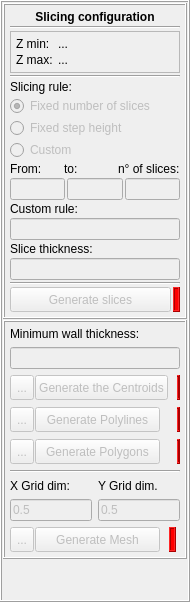
        <widget class="QFrame" name="frame_5">
         <property name="enabled">
          <bool>true</bool>
         </property>
         <property name="minimumSize">
          <size>
           <width>190</width>
           <height>0</height>
          </size>
         </property>
         <property name="maximumSize">
          <size>
           <width>190</width>
           <height>16777215</height>
          </size>
         </property>
         <property name="frameShape">
          <enum>QFrame::Box</enum>
         </property>
         <property name="frameShadow">
          <enum>QFrame::Raised</enum>
         </property>
         <layout class="QVBoxLayout" name="verticalLayout">
          <property name="spacing">
           <number>1</number>
          </property>
          <property name="leftMargin">
           <number>1</number>
          </property>
          <property name="topMargin">
           <number>1</number>
          </property>
          <property name="rightMargin">
           <number>1</number>
          </property>
          <property name="bottomMargin">
           <number>1</number>
          </property>
          <item>
           <widget class="QFrame" name="frame_6">
            <property name="enabled">
             <bool>true</bool>
            </property>
            <property name="frameShape">
             <enum>QFrame::Box</enum>
            </property>
            <property name="frameShadow">
             <enum>QFrame::Raised</enum>
            </property>
            <layout class="QVBoxLayout" name="verticalLayout_7">
             <property name="spacing">
              <number>2</number>
             </property>
             <property name="leftMargin">
              <number>5</number>
             </property>
             <property name="topMargin">
              <number>5</number>
             </property>
             <property name="rightMargin">
              <number>5</number>
             </property>
             <property name="bottomMargin">
              <number>5</number>
             </property>
             <item>
              <widget class="QLabel" name="label_sliceconfig">
               <property name="enabled">
                <bool>true</bool>
               </property>
               <property name="text">
                <string>&lt;html&gt;&lt;head/&gt;&lt;body&gt;&lt;p&gt;&lt;span style=&quot; font-weight:600;&quot;&gt;Slicing configuration&lt;/span&gt;&lt;/p&gt;&lt;/body&gt;&lt;/html&gt;</string>
               </property>
               <property name="alignment">
                <set>Qt::AlignCenter</set>
               </property>
              </widget>
             </item>
             <item>
              <widget class="Line" name="line_3">
               <property name="enabled">
                <bool>true</bool>
               </property>
               <property name="orientation">
                <enum>Qt::Horizontal</enum>
               </property>
              </widget>
             </item>
             <item alignment="Qt::AlignTop">
              <widget class="QFrame" name="frame_7">
               <property name="enabled">
                <bool>true</bool>
               </property>
               <property name="frameShape">
                <enum>QFrame::StyledPanel</enum>
               </property>
               <property name="frameShadow">
                <enum>QFrame::Raised</enum>
               </property>
               <layout class="QFormLayout" name="formLayout">
                <property name="horizontalSpacing">
                 <number>2</number>
                </property>
                <property name="verticalSpacing">
                 <number>2</number>
                </property>
                <property name="leftMargin">
                 <number>5</number>
                </property>
                <property name="topMargin">
                 <number>5</number>
                </property>
                <property name="rightMargin">
                 <number>5</number>
                </property>
                <property name="bottomMargin">
                 <number>5</number>
                </property>
                <item row="0" column="0">
                 <widget class="QLabel" name="label_zmin">
                  <property name="enabled">
                   <bool>true</bool>
                  </property>
                  <property name="text">
                   <string>&lt;html&gt;&lt;head/&gt;&lt;body&gt;&lt;p&gt;Z min: &lt;/p&gt;&lt;/body&gt;&lt;/html&gt;</string>
                  </property>
                 </widget>
                </item>
                <item row="0" column="1">
                 <widget class="QLabel" name="label_zmin_value">
                  <property name="enabled">
                   <bool>true</bool>
                  </property>
                  <property name="text">
                   <string>&lt;html&gt;&lt;head/&gt;&lt;body&gt;&lt;p&gt;...&lt;/p&gt;&lt;/body&gt;&lt;/html&gt;</string>
                  </property>
                 </widget>
                </item>
                <item row="2" column="0">
                 <widget class="QLabel" name="label_zmax">
                  <property name="enabled">
                   <bool>true</bool>
                  </property>
                  <property name="text">
                   <string>&lt;html&gt;&lt;head/&gt;&lt;body&gt;&lt;p&gt;Z max: &lt;/p&gt;&lt;/body&gt;&lt;/html&gt;</string>
                  </property>
                 </widget>
                </item>
                <item row="2" column="1">
                 <widget class="QLabel" name="label_zmax_value">
                  <property name="enabled">
                   <bool>true</bool>
                  </property>
                  <property name="text">
                   <string>&lt;html&gt;&lt;head/&gt;&lt;body&gt;&lt;p&gt;...&lt;/p&gt;&lt;/body&gt;&lt;/html&gt;</string>
                  </property>
                 </widget>
                </item>
               </layout>
              </widget>
             </item>
             <item>
              <widget class="Line" name="line_4">
               <property name="enabled">
                <bool>true</bool>
               </property>
               <property name="orientation">
                <enum>Qt::Horizontal</enum>
               </property>
              </widget>
             </item>
             <item>
              <widget class="QLabel" name="label_slicrule">
               <property name="enabled">
                <bool>true</bool>
               </property>
               <property name="text">
                <string>&lt;html&gt;&lt;head/&gt;&lt;body&gt;&lt;p&gt;Slicing rule:&lt;/p&gt;&lt;/body&gt;&lt;/html&gt;</string>
               </property>
              </widget>
             </item>
             <item>
              <widget class="QRadioButton" name="rbtn_fixnum">
               <property name="enabled">
                <bool>false</bool>
               </property>
               <property name="text">
                <string>Fixed number of slices</string>
               </property>
               <property name="checked">
                <bool>true</bool>
               </property>
              </widget>
             </item>
             <item>
              <widget class="QRadioButton" name="rbtn_fixstep">
               <property name="enabled">
                <bool>false</bool>
               </property>
               <property name="text">
                <string>Fixed step height</string>
               </property>
              </widget>
             </item>
             <item>
              <widget class="QRadioButton" name="rbtn_custom_slices">
               <property name="enabled">
                <bool>false</bool>
               </property>
               <property name="text">
                <string>Custom</string>
               </property>
              </widget>
             </item>
             <item>
              <layout class="QHBoxLayout" name="horizontalLayout_4">
               <item>
                <widget class="QLabel" name="label_zfrom">
                 <property name="enabled">
                  <bool>true</bool>
                 </property>
                 <property name="text">
                  <string>&lt;html&gt;&lt;head/&gt;&lt;body&gt;&lt;p&gt;From:&lt;/p&gt;&lt;/body&gt;&lt;/html&gt;</string>
                 </property>
                </widget>
               </item>
               <item>
                <widget class="QLabel" name="label_zto">
                 <property name="enabled">
                  <bool>true</bool>
                 </property>
                 <property name="text">
                  <string>&lt;html&gt;&lt;head/&gt;&lt;body&gt;&lt;p&gt;to:&lt;/p&gt;&lt;/body&gt;&lt;/html&gt;</string>
                 </property>
                </widget>
               </item>
               <item>
                <widget class="QLabel" name="label_steporN">
                 <property name="enabled">
                  <bool>true</bool>
                 </property>
                 <property name="text">
                  <string>&lt;html&gt;&lt;head/&gt;&lt;body&gt;&lt;p&gt;n° of slices:&lt;/p&gt;&lt;/body&gt;&lt;/html&gt;</string>
                 </property>
                </widget>
               </item>
              </layout>
             </item>
             <item>
              <layout class="QHBoxLayout" name="horizontalLayout_5">
               <item>
                <widget class="QLineEdit" name="lineEdit_from">
                 <property name="enabled">
                  <bool>false</bool>
                 </property>
                </widget>
               </item>
               <item>
                <widget class="QLineEdit" name="lineEdit_to">
                 <property name="enabled">
                  <bool>false</bool>
                 </property>
                </widget>
               </item>
               <item>
                <widget class="QLineEdit" name="lineEdit_steporN">
                 <property name="enabled">
                  <bool>false</bool>
                 </property>
                </widget>
               </item>
              </layout>
             </item>
             <item>
              <widget class="QLabel" name="label_customrule">
               <property name="enabled">
                <bool>true</bool>
               </property>
               <property name="text">
                <string>&lt;html&gt;&lt;head/&gt;&lt;body&gt;&lt;p&gt;Custom rule:&lt;/p&gt;&lt;/body&gt;&lt;/html&gt;</string>
               </property>
              </widget>
             </item>
             <item>
              <widget class="QLineEdit" name="lineEdit_customslices">
               <property name="enabled">
                <bool>false</bool>
               </property>
              </widget>
             </item>
             <item>
              <widget class="QLabel" name="label_ztol">
               <property name="enabled">
                <bool>true</bool>
               </property>
               <property name="text">
                <string>&lt;html&gt;&lt;head/&gt;&lt;body&gt;&lt;p&gt;Slice thickness:&lt;/p&gt;&lt;/body&gt;&lt;/html&gt;</string>
               </property>
              </widget>
             </item>
             <item>
              <widget class="QLineEdit" name="lineEdit_thick">
               <property name="enabled">
                <bool>false</bool>
               </property>
              </widget>
             </item>
             <item>
              <widget class="Line" name="line_6">
               <property name="enabled">
                <bool>true</bool>
               </property>
               <property name="orientation">
                <enum>Qt::Horizontal</enum>
               </property>
              </widget>
             </item>
             <item>
              <layout class="QHBoxLayout" name="horizontalLayout_8">
               <item>
                <widget class="QPushButton" name="btn_gen_slices">
                 <property name="enabled">
                  <bool>false</bool>
                 </property>
                 <property name="minimumSize">
                  <size>
                   <width>0</width>
                   <height>25</height>
                  </size>
                 </property>
                 <property name="maximumSize">
                  <size>
                   <width>16777215</width>
                   <height>25</height>
                  </size>
                 </property>
                 <property name="text">
                  <string>Generate slices</string>
                 </property>
                </widget>
               </item>
               <item>
                <widget class="QFrame" name="status_slices">
                 <property name="maximumSize">
                  <size>
                   <width>7</width>
                   <height>16777215</height>
                  </size>
                 </property>
                 <property name="styleSheet">
                  <string notr="true">background-color: rgb(255, 0, 0);</string>
                 </property>
                 <property name="frameShape">
                  <enum>QFrame::Box</enum>
                 </property>
                 <property name="frameShadow">
                  <enum>QFrame::Raised</enum>
                 </property>
                </widget>
               </item>
              </layout>
             </item>
            </layout>
           </widget>
          </item>
          <item>
           <widget class="QFrame" name="frame_8">
            <property name="frameShape">
             <enum>QFrame::Box</enum>
            </property>
            <property name="frameShadow">
             <enum>QFrame::Raised</enum>
            </property>
            <layout class="QVBoxLayout" name="verticalLayout_6">
             <property name="leftMargin">
              <number>5</number>
             </property>
             <property name="topMargin">
              <number>5</number>
             </property>
             <property name="rightMargin">
              <number>5</number>
             </property>
             <property name="bottomMargin">
              <number>5</number>
             </property>
             <item>
              <widget class="QLabel" name="label_wallthick">
               <property name="text">
                <string>&lt;html&gt;&lt;head/&gt;&lt;body&gt;&lt;p&gt;Minimum wall thickness:&lt;/p&gt;&lt;/body&gt;&lt;/html&gt;</string>
               </property>
              </widget>
             </item>
             <item>
              <widget class="QLineEdit" name="lineEdit_wall_thick">
               <property name="enabled">
                <bool>false</bool>
               </property>
              </widget>
             </item>
             <item>
              <layout class="QFormLayout" name="formLayout_4">
               <property name="horizontalSpacing">
                <number>9</number>
               </property>
               <property name="verticalSpacing">
                <number>7</number>
               </property>
               <item row="0" column="0">
                <layout class="QHBoxLayout" name="horizontalLayout_11">
                 <property name="spacing">
                  <number>1</number>
                 </property>
                 <item>
                  <widget class="QToolButton" name="toolButton">
                   <property name="enabled">
                    <bool>false</bool>
                   </property>
                   <property name="minimumSize">
                    <size>
                     <width>0</width>
                     <height>25</height>
                    </size>
                   </property>
                   <property name="text">
                    <string>...</string>
                   </property>
                  </widget>
                 </item>
                 <item>
                  <widget class="QPushButton" name="btn_gen_centr">
                   <property name="enabled">
                    <bool>false</bool>
                   </property>
                   <property name="minimumSize">
                    <size>
                     <width>125</width>
                     <height>0</height>
                    </size>
                   </property>
                   <property name="maximumSize">
                    <size>
                     <width>16777215</width>
                     <height>25</height>
                    </size>
                   </property>
                   <property name="text">
                    <string>Generate the Centroids</string>
                   </property>
                  </widget>
                 </item>
                </layout>
               </item>
               <item row="0" column="1">
                <widget class="QFrame" name="status_centroids">
                 <property name="maximumSize">
                  <size>
                   <width>7</width>
                   <height>16777215</height>
                  </size>
                 </property>
                 <property name="styleSheet">
                  <string notr="true">background-color: rgb(255, 0, 0);</string>
                 </property>
                 <property name="frameShape">
                  <enum>QFrame::Box</enum>
                 </property>
                 <property name="frameShadow">
                  <enum>QFrame::Raised</enum>
                 </property>
                </widget>
               </item>
               <item row="1" column="0">
                <layout class="QHBoxLayout" name="horizontalLayout_12">
                 <property name="spacing">
                  <number>1</number>
                 </property>
                 <item>
                  <widget class="QToolButton" name="toolButton_2">
                   <property name="enabled">
                    <bool>false</bool>
                   </property>
                   <property name="minimumSize">
                    <size>
                     <width>0</width>
                     <height>25</height>
                    </size>
                   </property>
                   <property name="text">
                    <string>...</string>
                   </property>
                  </widget>
                 </item>
                 <item>
                  <widget class="QPushButton" name="btn_gen_polylines">
                   <property name="enabled">
                    <bool>false</bool>
                   </property>
                   <property name="minimumSize">
                    <size>
                     <width>125</width>
                     <height>0</height>
                    </size>
                   </property>
                   <property name="maximumSize">
                    <size>
                     <width>16777215</width>
                     <height>25</height>
                    </size>
                   </property>
                   <property name="text">
                    <string>Generate Polylines</string>
                   </property>
                  </widget>
                 </item>
                </layout>
               </item>
               <item row="1" column="1">
                <widget class="QFrame" name="status_polylines">
                 <property name="maximumSize">
                  <size>
                   <width>7</width>
                   <height>16777215</height>
                  </size>
                 </property>
                 <property name="styleSheet">
                  <string notr="true">background-color: rgb(255, 0, 0);</string>
                 </property>
                 <property name="frameShape">
                  <enum>QFrame::Box</enum>
                 </property>
                 <property name="frameShadow">
                  <enum>QFrame::Raised</enum>
                 </property>
                </widget>
               </item>
               <item row="2" column="0">
                <layout class="QHBoxLayout" name="horizontalLayout_13">
                 <property name="spacing">
                  <number>1</number>
                 </property>
                 <item>
                  <widget class="QToolButton" name="toolButton_3">
                   <property name="enabled">
                    <bool>false</bool>
                   </property>
                   <property name="minimumSize">
                    <size>
                     <width>0</width>
                     <height>25</height>
                    </size>
                   </property>
                   <property name="text">
                    <string>...</string>
                   </property>
                  </widget>
                 </item>
                 <item>
                  <widget class="QPushButton" name="btn_gen_polygons">
                   <property name="enabled">
                    <bool>false</bool>
                   </property>
                   <property name="minimumSize">
                    <size>
                     <width>125</width>
                     <height>0</height>
                    </size>
                   </property>
                   <property name="maximumSize">
                    <size>
                     <width>16777215</width>
                     <height>25</height>
                    </size>
                   </property>
                   <property name="text">
                    <string>Generate Polygons</string>
                   </property>
                  </widget>
                 </item>
                </layout>
               </item>
               <item row="2" column="1">
                <widget class="QFrame" name="status_polygons">
                 <property name="maximumSize">
                  <size>
                   <width>7</width>
                   <height>16777215</height>
                  </size>
                 </property>
                 <property name="styleSheet">
                  <string notr="true">background-color: rgb(255, 0, 0);</string>
                 </property>
                 <property name="frameShape">
                  <enum>QFrame::Box</enum>
                 </property>
                 <property name="frameShadow">
                  <enum>QFrame::Raised</enum>
                 </property>
                </widget>
               </item>
              </layout>
             </item>
             <item>
              <widget class="Line" name="line_2">
               <property name="orientation">
                <enum>Qt::Horizontal</enum>
               </property>
              </widget>
             </item>
             <item>
              <layout class="QHBoxLayout" name="horizontalLayout_6">
               <item>
                <widget class="QLabel" name="label_xeldim">
                 <property name="text">
                  <string>X Grid dim:</string>
                 </property>
                </widget>
               </item>
               <item>
                <widget class="QLabel" name="label_yeldim">
                 <property name="text">
                  <string>Y Grid dim.</string>
                 </property>
                </widget>
               </item>
              </layout>
             </item>
             <item>
              <layout class="QHBoxLayout" name="horizontalLayout_7">
               <item>
                <widget class="QLineEdit" name="lineEdit_xeldim">
                 <property name="enabled">
                  <bool>false</bool>
                 </property>
                 <property name="text">
                  <string>0.5</string>
                 </property>
                </widget>
               </item>
               <item>
                <widget class="QLineEdit" name="lineEdit_yeldim">
                 <property name="enabled">
                  <bool>false</bool>
                 </property>
                 <property name="text">
                  <string>0.5</string>
                 </property>
                </widget>
               </item>
              </layout>
             </item>
             <item>
              <layout class="QFormLayout" name="formLayout_5">
               <property name="horizontalSpacing">
                <number>9</number>
               </property>
               <item row="0" column="0">
                <layout class="QHBoxLayout" name="horizontalLayout_10">
                 <property name="spacing">
                  <number>1</number>
                 </property>
                 <item>
                  <widget class="QToolButton" name="toolButton_4">
                   <property name="enabled">
                    <bool>false</bool>
                   </property>
                   <property name="minimumSize">
                    <size>
                     <width>0</width>
                     <height>25</height>
                    </size>
                   </property>
                   <property name="text">
                    <string>...</string>
                   </property>
                  </widget>
                 </item>
                 <item>
                  <widget class="QPushButton" name="btn_gen_mesh">
                   <property name="enabled">
                    <bool>false</bool>
                   </property>
                   <property name="minimumSize">
                    <size>
                     <width>125</width>
                     <height>0</height>
                    </size>
                   </property>
                   <property name="maximumSize">
                    <size>
                     <width>16777215</width>
                     <height>25</height>
                    </size>
                   </property>
                   <property name="text">
                    <string>Generate Mesh</string>
                   </property>
                  </widget>
                 </item>
                </layout>
               </item>
               <item row="0" column="1">
                <widget class="QFrame" name="status_mesh">
                 <property name="maximumSize">
                  <size>
                   <width>7</width>
                   <height>16777215</height>
                  </size>
                 </property>
                 <property name="styleSheet">
                  <string notr="true">background-color: rgb(255, 0, 0);</string>
                 </property>
                 <property name="frameShape">
                  <enum>QFrame::Box</enum>
                 </property>
                 <property name="frameShadow">
                  <enum>QFrame::Raised</enum>
                 </property>
                </widget>
               </item>
              </layout>
             </item>
            </layout>
           </widget>
          </item>
          <item>
           <spacer name="verticalSpacer_2">
            <property name="enabled">
             <bool>true</bool>
            </property>
            <property name="orientation">
             <enum>Qt::Vertical</enum>
            </property>
            <property name="sizeHint" stdset="0">
             <size>
              <width>20</width>
              <height>40</height>
             </size>
            </property>
           </spacer>
          </item>
         </layout>
        </widget>
